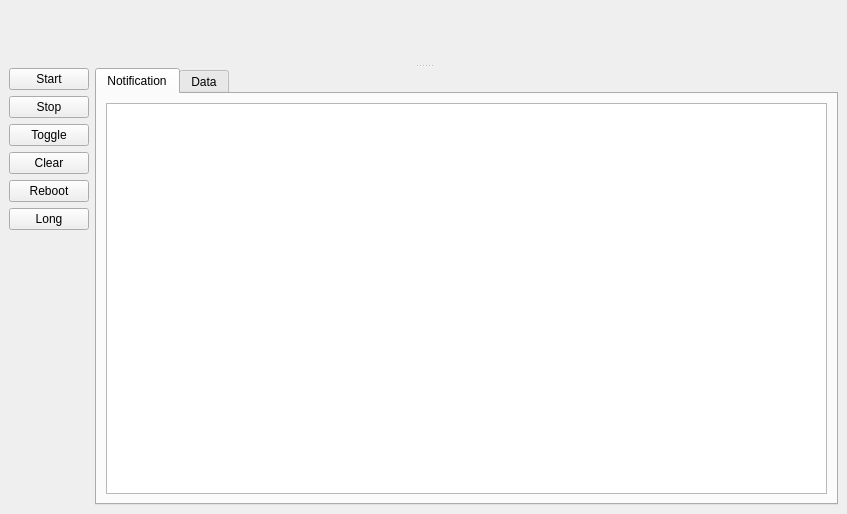
<?xml version="1.0" encoding="UTF-8"?>
<ui version="4.0">
 <class>MplMainWindow</class>
 <widget class="QMainWindow" name="MplMainWindow">
  <property name="geometry">
   <rect>
    <x>0</x>
    <y>0</y>
    <width>847</width>
    <height>514</height>
   </rect>
  </property>
  <property name="windowTitle">
   <string>Tim's EcmoGui</string>
  </property>
  <property name="windowIcon">
   <iconset>
    <normalon>:/img/img/logo.png</normalon>
   </iconset>
  </property>
  <widget class="QWidget" name="mplcentralwidget">
   <layout class="QHBoxLayout" name="horizontalLayout_2">
    <item>
     <widget class="QSplitter" name="splitter">
      <property name="orientation">
       <enum>Qt::Vertical</enum>
      </property>
      <widget class="MplWidget" name="mpl" native="true">
       <property name="sizePolicy">
        <sizepolicy hsizetype="Expanding" vsizetype="Expanding">
         <horstretch>0</horstretch>
         <verstretch>0</verstretch>
        </sizepolicy>
       </property>
      </widget>
      <widget class="QWidget" name="layoutWidget">
       <layout class="QHBoxLayout" name="horizontalLayout">
        <item>
         <layout class="QVBoxLayout" name="verticalLayout_5">
          <item>
           <widget class="QPushButton" name="start_button">
            <property name="text">
             <string>Start</string>
            </property>
           </widget>
          </item>
          <item>
           <widget class="QPushButton" name="stop_button">
            <property name="sizePolicy">
             <sizepolicy hsizetype="Minimum" vsizetype="Fixed">
              <horstretch>0</horstretch>
              <verstretch>0</verstretch>
             </sizepolicy>
            </property>
            <property name="text">
             <string>Stop</string>
            </property>
           </widget>
          </item>
          <item>
           <widget class="QPushButton" name="toggle_button">
            <property name="text">
             <string>Toggle</string>
            </property>
           </widget>
          </item>
          <item>
           <widget class="QPushButton" name="clear_button">
            <property name="text">
             <string>Clear</string>
            </property>
           </widget>
          </item>
          <item>
           <widget class="QPushButton" name="reboot_button">
            <property name="text">
             <string>Reboot</string>
            </property>
           </widget>
          </item>
          <item>
           <widget class="QPushButton" name="longtask_button">
            <property name="text">
             <string>Long</string>
            </property>
           </widget>
          </item>
          <item>
           <spacer name="verticalSpacer">
            <property name="orientation">
             <enum>Qt::Vertical</enum>
            </property>
            <property name="sizeHint" stdset="0">
             <size>
              <width>20</width>
              <height>40</height>
             </size>
            </property>
           </spacer>
          </item>
         </layout>
        </item>
        <item>
         <widget class="QTabWidget" name="tabWidget">
          <property name="currentIndex">
           <number>0</number>
          </property>
          <widget class="QWidget" name="tab_notification">
           <attribute name="title">
            <string>Notification</string>
           </attribute>
           <layout class="QVBoxLayout" name="verticalLayout_4">
            <item>
             <widget class="QTextEdit" name="box_notification">
              <property name="font">
               <font>
                <family>Consolas</family>
               </font>
              </property>
              <property name="styleSheet">
               <string notr="true"/>
              </property>
              <property name="readOnly">
               <bool>true</bool>
              </property>
             </widget>
            </item>
           </layout>
          </widget>
          <widget class="QWidget" name="tab_data">
           <attribute name="title">
            <string>Data</string>
           </attribute>
           <layout class="QVBoxLayout" name="verticalLayout_2">
            <item>
             <widget class="QTextEdit" name="box_data">
              <property name="font">
               <font>
                <family>Consolas</family>
               </font>
              </property>
              <property name="styleSheet">
               <string notr="true"/>
              </property>
              <property name="readOnly">
               <bool>true</bool>
              </property>
             </widget>
            </item>
           </layout>
          </widget>
         </widget>
        </item>
       </layout>
      </widget>
     </widget>
    </item>
   </layout>
  </widget>
  <widget class="QMenuBar" name="mplmenubar">
   <property name="geometry">
    <rect>
     <x>0</x>
     <y>0</y>
     <width>847</width>
     <height>21</height>
    </rect>
   </property>
  </widget>
  <action name="mplactionOpen">
   <property name="text">
    <string>Open</string>
   </property>
  </action>
  <action name="mplactionQuit">
   <property name="text">
    <string>Quit</string>
   </property>
  </action>
 </widget>
 <customwidgets>
  <customwidget>
   <class>MplWidget</class>
   <extends>QWidget</extends>
   <header>mplwidget</header>
   <container>1</container>
  </customwidget>
 </customwidgets>
 <resources>
  <include location="resource.qrc"/>
 </resources>
 <connections/>
</ui>
